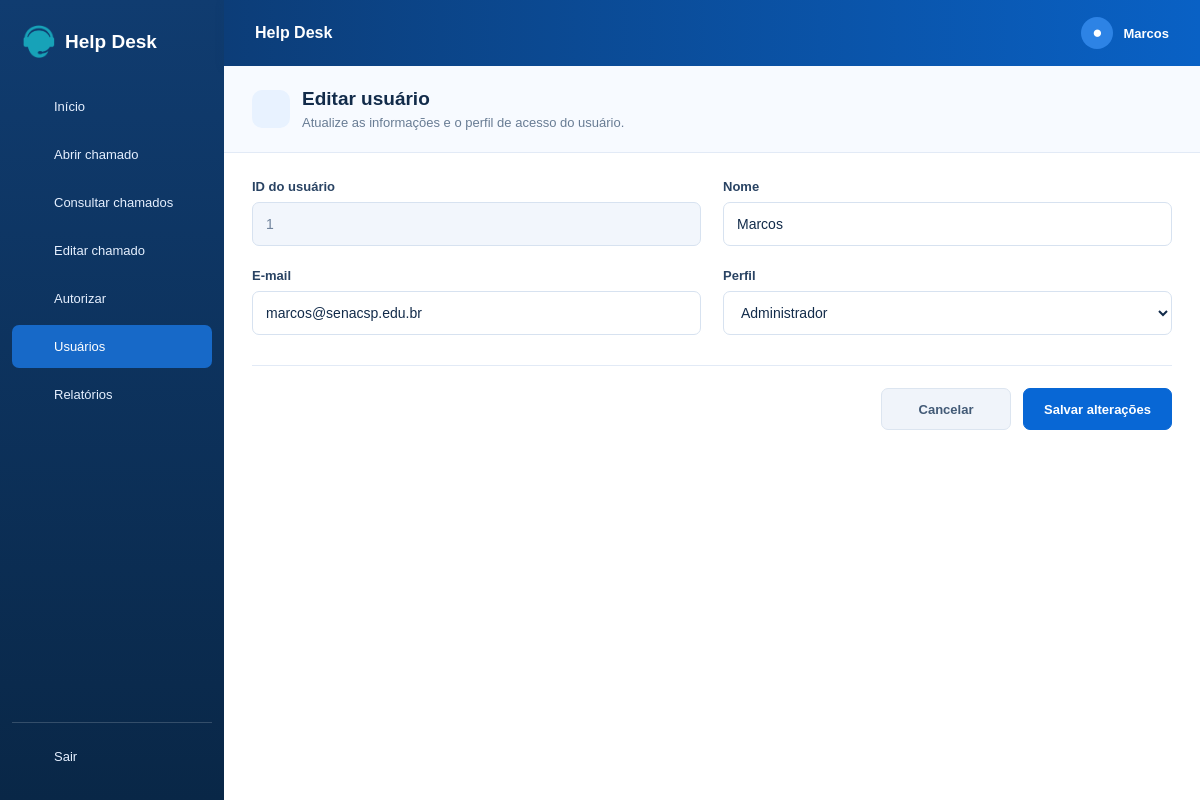
/app_help_desk_bd/edit_usuario.php?id=1 (signed in), run on the app's committed database.
### tables this page shows
CREATE TABLE IF NOT EXISTS `usuarios` (
  `id_usuario` INT AUTO_INCREMENT PRIMARY KEY,
  `nome` VARCHAR(120) NOT NULL,
  `email` VARCHAR(120) NOT NULL UNIQUE,
  `senha` VARCHAR(255) NOT NULL,
  `perfil` VARCHAR(50) NOT NULL
);

### app_help_desk_bd/edit_usuario.php (the view, shortened to what this page needs)
<?php
require_once "config.php";
$id = filter_input(INPUT_GET, 'id', FILTER_VALIDATE_INT);
$stmt = $conexao->prepare("SELECT * FROM usuarios WHERE id_usuario = ?");
$stmt->bind_param("i", $id);
$stmt->execute();
$res = $stmt->get_result();
$row = $res->fetch_object();
$idUsuario = (int)($_SESSION['id'] ?? 0);
$consultaPerfil = $conexao->query("SELECT perfil FROM usuarios WHERE id_usuario = $idUsuario");
$usuarioAtual = $consultaPerfil ? $consultaPerfil->fetch_object() : null;
$perfilAtual = $usuarioAtual->perfil ?? '';
$tecnico = in_array($perfilAtual, ['Tec', 'Adm'], true);
$administrador = $perfilAtual === 'Adm';
$nomeLogado = htmlspecialchars($_SESSION['nome'] ?? 'Usuário', ENT_QUOTES, 'UTF-8');
function seguro($valor) {
    return htmlspecialchars((string)($valor ?? ''), ENT_QUOTES, 'UTF-8');
}
function icone($nome) {
    $paths = [
        'home'=>'<path d="m3 10 9-7 9 7v10a1 1 0 0 1-1 1h-5v-7H9v7H4a1 1 0 0 1-1-1z"/>',
        'file-plus'=>'<path d="M13 2H6a2 2 0 0 0-2 2v16a2 2 0 0 0 2 2h12a2 2 0 0 0 2-2V9z"/><path d="M13 2v7h7M12 13v6m-3-3h6"/>',
        'search'=>'<circle cx="10.8" cy="10.8" r="6.8"/><path d="m16 16 5 5"/>',
        'pencil'=>'<path d="m4 20 4.5-1 11-11a2.1 2.1 0 0 0-3-3l-11 11L4 20zM14.5 7.5l3 3"/>',
        'shield'=>'<path d="M12 2 4 5v6c0 5 3.4 8.5 8 11 4.6-2.5 8-6 8-11V5z"/><path d="m8 12 3 3 5-6"/>',
        'users'=>'<circle cx="9" cy="8" r="3"/><path d="M3 20v-2a6 6 0 0 1 12 0v2M16 5a3 3 0 0 0 0 6m2 3a5 5 0 0 1 3 5v1"/>',
        'chart'=>'<path d="M4 21V11h4v10M10 21V5h4v16M16 21v-8h4v8M2 21h20"/>',
        'logout'=>'<path d="M9 21H5a2 2 0 0 1-2-2V5a2 2 0 0 1 2-2h4m7 14 5-5-5-5m5 5H9"/>',
        'menu'=>'<path d="M4 6h16M4 12h16M4 18h16"/>'
    ];
    return '<svg viewBox="0 0 24 24" fill="none" stroke="currentColor" stroke-width="1.9" stroke-linecap="round" stroke-linejoin="round" aria-hidden="true">'.($paths[$nome] ?? '').'</svg>';
}
$itens = [
    ['titulo'=>'Abrir chamado','icone'=>'file-plus','link'=>'abrir_chamado.php','permitido'=>true],
    ['titulo'=>'Consultar chamados','icone'=>'search','link'=>'consultar_chamado.php','permitido'=>true],
    ['titulo'=>'Editar chamado','icone'=>'pencil','link'=>'editar_chamado.php','permitido'=>$tecnico],
    ['titulo'=>'Autorizar','icone'=>'shield','link'=>'autorizar_usuarios.php','permitido'=>$administrador],
    ['titulo'=>'Usuários','icone'=>'users','link'=>'usuarios.php','permitido'=>$administrador],
    ['titulo'=>'Relatórios','icone'=>'chart','link'=>'relatorios.php','permitido'=>$administrador]
];
?>
<!DOCTYPE html>
<html lang="pt-BR">
<head>
</head>
<body>
<div class="layout">
<aside class="sidebar" id="sidebar">
    <div class="brand">
        <img src="imagens/logo.png" alt="Logo Help Desk">
        Help Desk
    </div>
    <nav class="nav" aria-label="Menu principal">
        <a href="home.php"><?= icone('home') ?> Início</a>
        <?php foreach($itens as $item): ?>
            <?php if($item['permitido']): ?>
                <a class="<?= $item['link']==='usuarios.php'?'active':'' ?>"
                   href="<?= seguro($item['link']) ?>">
                    <?= icone($item['icone']) ?>
                    <?= seguro($item['titulo']) ?>
                </a>
            <?php endif; ?>
        <?php endforeach; ?>
    </nav>
    <nav class="nav logout">
        <a href="logoff.php"><?= icone('logout') ?> Sair</a>
    </nav>
</aside>
<main class="main">
<header class="topbar">
    <span class="topbar-title">Help Desk</span>
    <div class="account">
        <span class="avatar" aria-hidden="true">●</span>
        <span><?= $nomeLogado ?></span>
    </div>
</header>
<div class="content">
    <div class="form-head">
        <span class="form-icon" aria-hidden="true">
            <?= icone('users') ?>
        </span>
        <div>
            <h1>Editar usuário</h1>
            <p>Atualize as informações e o perfil de acesso do usuário.</p>
        </div>
    </div>
    <div class="form-body">
        <form action="conf_edit_usuario.php" method="POST">
            <div class="form-grid">
                <div class="form-group">
                    <label for="id">ID do usuário</label>
                    <input id="id" type="text" class="form-control"
                           value="<?= (int)$row->id_usuario ?>" disabled>
                </div>
                <div class="form-group">
                    <label for="nome">Nome</label>
                    <input id="nome" name="nome" type="text" class="form-control"
                           value="<?= seguro($row->nome) ?>" required>
                </div>
                <div class="form-group">
                    <label for="email">E-mail</label>
                    <input id="email" name="email" type="email" class="form-control"
                           value="<?= seguro($row->email) ?>" required>
                </div>
                <div class="form-group">
                    <label for="perfil">Perfil</label>
                    <select id="perfil" name="perfil" class="form-control" required>
                        <option value="Adm" <?= $row->perfil==='Adm'?'selected':'' ?>>Administrador</option>
                    </select>
                </div>
            </div>
            <div class="form-actions">
                <a class="btn btn-cancelar" href="usuarios.php">Cancelar</a>
                <button class="btn btn-salvar" type="submit">Salvar alterações</button>
            </div>
        </form>
    </div>
</div>
</main>
</div>
</body>
</html>

### app_help_desk_bd/edit_usuario.php (style rules this page uses)
:root { --navy:#0d315d;--navy-dark:#092747;--blue:#0867d5;--text:#122b4a;--muted:#687c94;--bg:#eff5ff;--border:#e2eaf6 }
* { box-sizing:border-box }
body { margin:0;font-family:Arial,Helvetica,sans-serif;color:var(--text);background:var(--bg) }
.layout { display:flex;min-height:100vh }
.sidebar { width:224px;flex:none;background:linear-gradient(180deg,#103c70,var(--navy-dark));color:#fff;padding:22px 12px;display:flex;flex-direction:column }
.brand { display:flex;align-items:center;gap:10px;padding:3px 10px 27px;font-size:19px;font-weight:700 }
.brand img { width:33px;height:33px;object-fit:contain }
.nav { display:flex;flex-direction:column;gap:5px }
.nav a,.nav .locked { display:flex;align-items:center;gap:12px;min-height:43px;padding:11px 12px;color:#e6f0ff;text-decoration:none;border-radius:7px;font-size:13px }
.nav a:hover,.nav a.active { background:#1769c8;color:#fff }
.nav svg { width:18px;height:18px;flex:none }
.logout { margin-top:auto;border-top:1px solid #ffffff2c;padding-top:12px }
.main { flex:1;min-width:0 }
.topbar { height:66px;background:linear-gradient(90deg,#0c3d78,#0961c5);display:flex;align-items:center;justify-content:space-between;padding:0 31px;color:#fff;box-shadow:0 2px 9px #123e7220 }
.topbar-title { font-size:16px;font-weight:700 }
.account { display:flex;align-items:center;gap:10px;font-size:13px;font-weight:700 }
.avatar { width:32px;height:32px;border-radius:50%;display:grid;place-items:center;background:#2d83e5;font-size:17px }
.content { padding:0;max-width:none;margin:0;min-height:calc(100vh - 66px);background:#fff }
.form-head { display:flex;align-items:center;gap:12px;padding:22px 28px;background:#f7faff;border-bottom:1px solid var(--border) }
.form-icon { width:38px;height:38px;border-radius:10px;display:grid;place-items:center;background:#e8f2ff;color:var(--blue) }
.form-icon svg { width:21px;height:21px }
.form-head h1 { font-size:19px;margin:0 0 5px }
.form-head p { font-size:13px;color:var(--muted);margin:0 }
.form-body { padding:26px 28px 30px }
.form-grid { display:grid;grid-template-columns:repeat(2,minmax(0,1fr));gap:22px }
.form-group { display:flex;flex-direction:column;gap:8px }
.form-group label { font-size:13px;font-weight:700;color:#294363 }
.form-control { width:100%;height:44px;padding:10px 13px;border:1px solid #d7e2f0;border-radius:7px;font-family:inherit;font-size:14px;color:var(--text);background:#fff;outline:none }
.form-control:disabled { background:#f2f6fc;color:#71849d;cursor:not-allowed }
.form-actions { display:flex;justify-content:flex-end;gap:12px;margin-top:30px;padding-top:22px;border-top:1px solid var(--border) }
.btn { display:inline-flex;align-items:center;justify-content:center;min-width:130px;height:42px;padding:0 20px;border-radius:7px;font-family:inherit;font-size:13px;font-weight:700;text-decoration:none;cursor:pointer }
.btn-cancelar { background:#f0f4fa;color:#425a76;border:1px solid #dce5f0 }
.btn-salvar { background:#0867d5;color:#fff;border:1px solid #0867d5 }

### data on the page
usuarios: id_usuario "1", nome "Marcos", email "marcos@senacsp.edu.br", perfil "Administrador"

### other printed values
seguro($item['titulo']) "Abrir chamado"
seguro($item['titulo']) "Consultar chamados"
seguro($item['titulo']) "Editar chamado"
seguro($item['titulo']) "Autorizar"
seguro($item['titulo']) "Usuários"
seguro($item['titulo']) "Relatórios"
$nomeLogado "Marcos"
